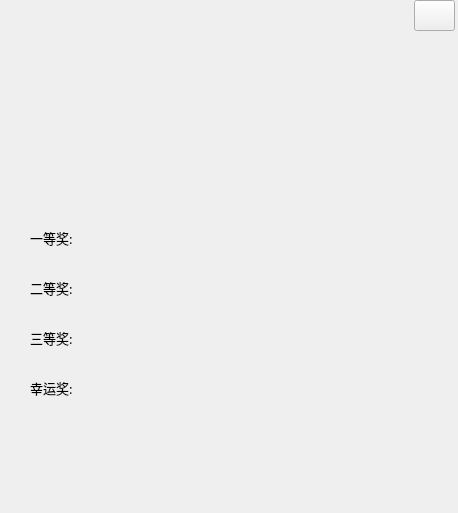
<?xml version="1.0" encoding="UTF-8"?>
<ui version="4.0">
 <class>Exhibitors</class>
 <widget class="QWidget" name="Exhibitors">
  <property name="geometry">
   <rect>
    <x>0</x>
    <y>0</y>
    <width>458</width>
    <height>513</height>
   </rect>
  </property>
  <property name="windowTitle">
   <string>Form</string>
  </property>
  <widget class="QLabel" name="label_3">
   <property name="geometry">
    <rect>
     <x>80</x>
     <y>230</y>
     <width>321</width>
     <height>21</height>
    </rect>
   </property>
   <property name="font">
    <font>
     <family>黑体</family>
     <pointsize>10</pointsize>
    </font>
   </property>
   <property name="text">
    <string/>
   </property>
  </widget>
  <widget class="QLabel" name="label_4">
   <property name="geometry">
    <rect>
     <x>30</x>
     <y>280</y>
     <width>49</width>
     <height>16</height>
    </rect>
   </property>
   <property name="font">
    <font>
     <family>黑体</family>
     <pointsize>10</pointsize>
    </font>
   </property>
   <property name="text">
    <string>二等奖:</string>
   </property>
  </widget>
  <widget class="QLabel" name="label_7">
   <property name="geometry">
    <rect>
     <x>30</x>
     <y>330</y>
     <width>49</width>
     <height>16</height>
    </rect>
   </property>
   <property name="font">
    <font>
     <family>黑体</family>
     <pointsize>10</pointsize>
    </font>
   </property>
   <property name="text">
    <string>三等奖:</string>
   </property>
  </widget>
  <widget class="QLabel" name="label_8">
   <property name="geometry">
    <rect>
     <x>30</x>
     <y>380</y>
     <width>49</width>
     <height>16</height>
    </rect>
   </property>
   <property name="font">
    <font>
     <family>黑体</family>
     <pointsize>10</pointsize>
    </font>
   </property>
   <property name="text">
    <string>幸运奖:</string>
   </property>
  </widget>
  <widget class="QLabel" name="label_2">
   <property name="geometry">
    <rect>
     <x>30</x>
     <y>230</y>
     <width>49</width>
     <height>16</height>
    </rect>
   </property>
   <property name="font">
    <font>
     <family>黑体</family>
     <pointsize>10</pointsize>
    </font>
   </property>
   <property name="text">
    <string>一等奖:</string>
   </property>
  </widget>
  <widget class="QWidget" name="layoutWidget">
   <property name="geometry">
    <rect>
     <x>80</x>
     <y>280</y>
     <width>301</width>
     <height>21</height>
    </rect>
   </property>
   <layout class="QHBoxLayout" name="horizontalLayout">
    <item>
     <widget class="QLabel" name="label_5">
      <property name="font">
       <font>
        <family>黑体</family>
        <pointsize>10</pointsize>
       </font>
      </property>
      <property name="text">
       <string/>
      </property>
     </widget>
    </item>
    <item>
     <widget class="QLabel" name="label_6">
      <property name="font">
       <font>
        <family>黑体</family>
        <pointsize>10</pointsize>
       </font>
      </property>
      <property name="text">
       <string/>
      </property>
     </widget>
    </item>
   </layout>
  </widget>
  <widget class="QWidget" name="layoutWidget">
   <property name="geometry">
    <rect>
     <x>80</x>
     <y>320</y>
     <width>301</width>
     <height>31</height>
    </rect>
   </property>
   <layout class="QGridLayout" name="gridLayout"/>
  </widget>
  <widget class="QWidget" name="layoutWidget">
   <property name="geometry">
    <rect>
     <x>80</x>
     <y>380</y>
     <width>301</width>
     <height>101</height>
    </rect>
   </property>
   <layout class="QGridLayout" name="gridLayout_2"/>
  </widget>
  <widget class="QPushButton" name="pushButton">
   <property name="geometry">
    <rect>
     <x>414</x>
     <y>0</y>
     <width>41</width>
     <height>31</height>
    </rect>
   </property>
   <property name="styleSheet">
    <string notr="true">font: 12pt &quot;黑体&quot;;</string>
   </property>
   <property name="text">
    <string/>
   </property>
  </widget>
 </widget>
 <resources/>
 <connections/>
</ui>
